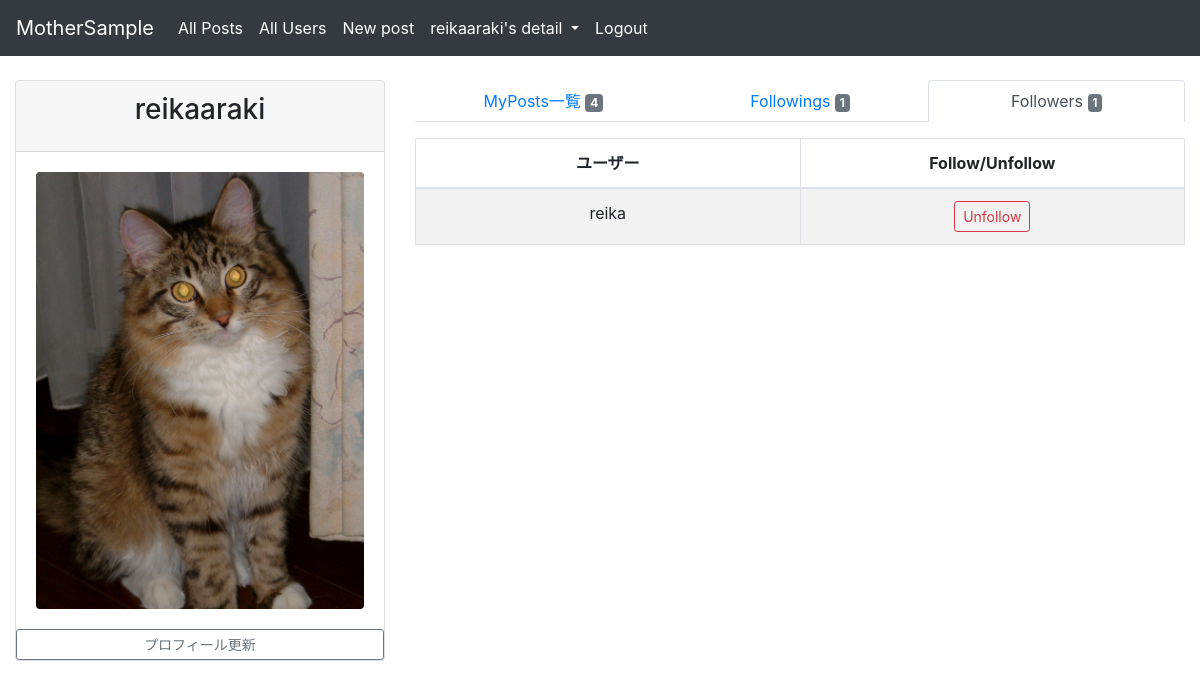
The app's page /microposts/follower/ (signed in) with its own data.
### accounts/models.py (models this page shows, shortened)
class User(AbstractUser, PermissionsMixin):
    username = models.CharField(max_length=50, unique=True)
    email = models.EmailField(max_length=50, unique=True)
    is_active = models.BooleanField(default=True)
    is_staff = models.BooleanField(default=False)
    age = models.IntegerField(blank=True, null=True)
    avatar = models.ImageField(blank=True, null=True)
    facebook_id = models.CharField(max_length=255, blank=True, null=True)
    twitter_id = models.CharField(max_length=255, blank=True, null=True)
    instagram_id = models.CharField(max_length=255, blank=True, null=True)
    last_login_date = models.DateTimeField(null=True, blank=True)
    created_at = models.DateTimeField(auto_now_add=True)
    updated_at = models.DateTimeField(auto_now=True)
    EMAIL_FIELD = 'email'
    USERNAME_FIELD = 'username'
    REQUIRED_FIELDS = ['email']
    objects = UserManager()
    favourite_post = models.ManyToManyField(
        'microposts.Post', blank=True, verbose_name='お気に入り投稿'
    )
    groups = models.ManyToManyField(Group, blank=True, related_name='custom_user_groups')
    user_permissions = models.ManyToManyField(Permission, blank=True, related_name='custom_user_permissions')

### microposts/views.py (the view)
# urls.py: path('follower/', FollowersView.as_view(), name='follower'),
class FollowersView(LoginRequiredMixin, ListView):
    template_name = 'microposts/followers.html'
    model = Relationship
    def get_context_data(self, **kwargs):
        context = super().get_context_data(**kwargs)
        user = self.request.user
        context['my_posts_count'] = Post.objects.filter(owner_id=self.request.user).count()
        followings = (Relationship.objects.filter(follower_id=user.pk)).values_list('following_id')
        context['following_list'] = User.objects.filter(id__in=followings)
        context['following_count'] = User.objects.filter(id__in=followings).count()
        followers = (Relationship.objects.filter(following_id=user.pk)).values_list('follower_id')
        context['follower_list'] = User.objects.filter(id__in=followers)
        return context

### templates/microposts/followers.html (shortened to what this page needs)
{% extends 'base.html' %}
{% load static %}
{% block content %}
   <div class="content-wrapper">
       <div class="container-fluid">
           <div class="row">
               <aside class="col-sm-4">
                   <div class="card">
                       <div class="card-header">
                           <h3 class="card-title text-center">{{ user.get_username }}</h3>
                       </div>
                       <div class="card-body">
                           {% if user.avatar %}
                               <img class="rounded img-fluid mx-auto d-block"
                                   src="{{ user.avatar.url }}" id="avatar-image" alt="avatar_image">
                           {% else %}
                               <img class="rounded img-fluid mx-auto d-block"
                                   src="{% static 'images/avator_default.png' %}" id="avatar-image" alt="avatar_image">
                           {% endif %}
                       </div>
                       <a class="btn btn-outline-secondary btn-sm"
                           href="{% url 'accounts:edit_profile' %}" role="button">プロフィール更新</a>
                   </div>
               </aside>
               <div class="col-sm-8">
                   <ul class="nav nav-tabs nav-justified mb-3">
                       <li class="nav-item"><a href="{% url 'microposts:myposts' %}" class="nav-link">MyPosts一覧
                           <span class="badge badge-secondary">{{ my_posts_count }}</span></a></li>
                       <li class="nav-item"><a href="{% url 'microposts:following' %}" class="nav-link">Followings
                           <span class="badge badge-secondary">{{ following_count }}</span></a></li>
                       <li class="nav-item"><a href="{% url 'microposts:follower' %}" class="nav-link active">Followers
                           <span class="badge badge-secondary">{{ follower_list | length }}</span></a></li>
                   </ul>
                   <div class="table table-responsive">
                       <table id='follower_list'
                           class="table table-striped table-bordered table-hover">
                           <thead>
                           <tr>
                               <th class="text-center" style="width: 50%">ユーザー</th>
                               <th class="text-center" style="width: 50%">Follow/Unfollow</th>
                           </tr>
                           </thead>
                           <tbody>
                           {% for item in follower_list %}
                               <tr class="text">
                                   <td class="text-center">{{ item.username }}</td>
                                   <td class="text-center align-middle">
                                       {% if item in following_list %}
                                           <form action="{% url 'accounts:rm_relation' pk=item.id %}" method="post">
                                               <button type="submit" class="btn btn-outline-danger btn-sm" name="button">
                                                   Unfollow
                                               </button>
                                           </form>
                                       {% endif %}
                               </tr>
                           {% endfor %}
                           </tbody>
                       </table>
                   </div>
               </div>
           </div>
       </div>
   </div>
{% endblock %}

### templates/base.html (shortened to what this page needs)
{% load static %}
<!DOCTYPE html>
<html lang="ja">
<head>
    <link rel="stylesheet" href="https://stackpath.bootstrapcdn.com/bootstrap/4.3.1/css/bootstrap.min.css"
>
    <link rel="stylesheet" href="{% static 'accounts/style.css' %}">
    {% load bootstrap4 %}
</head>
<body>
<header class="mb-4">
    <nav class="navbar navbar-expand-sm navbar-dark bg-dark">
        <a class="navbar-brand" href="{% url 'microposts:postlist' %}">MotherSample</a>
        <div class="collapse navbar-collapse" id="navbarSupportedContent">
            <ul class="navbar-nav navbar-left">{% if user.is_authenticated %}
                <li class="nav-item">
                    <a class="nav-link" href="{% url 'microposts:postlist' %}">All Posts</a>
                </li>
                <li class="nav-item">
                    <a class="nav-link" href="{% url 'accounts:userlist' %}">All Users</a>
                </li>
                <li class="nav-item">
                    <a class="nav-link" href="{% url 'microposts:create' %}">New post</a>
                </li>
                <li class="nav-item dropdown">
                    <a class="nav-link dropdown-toggle" href="#" id="navbarDropdownMenuLink" role="button"
                    data-toggle="dropdown" aria-haspopup="true" aria-expanded="false">
                        {{ user.username }}'s detail
                    </a>
                </li>{% endif %}
            </ul>
            <ul class="navbar-nav navbar-right">{% if user.is_authenticated %}
                <li class="nav-item">
                    <a class="nav-link" href="{% url 'accounts:logout'%}">Logout</a>
                </li>{% endif %}
            </ul>
        </div>
    </nav>
</header>
{% block content %}
{% endblock content %}
</body>
</html>

### static/accounts/style.css (style rules this page uses)
.navbar { background-color: pink; }
.navbar-dark .navbar-nav .nav-link { color: white; }

### records on screen
User: username "reikaaraki", get_username "reikaaraki", avatar (picture)
User: username "reika", shows "Unfollow"

### other values on screen
{{ my_posts_count }} "4"
{{ following_count }} "1"
{{ follower_list | length }} "1"
